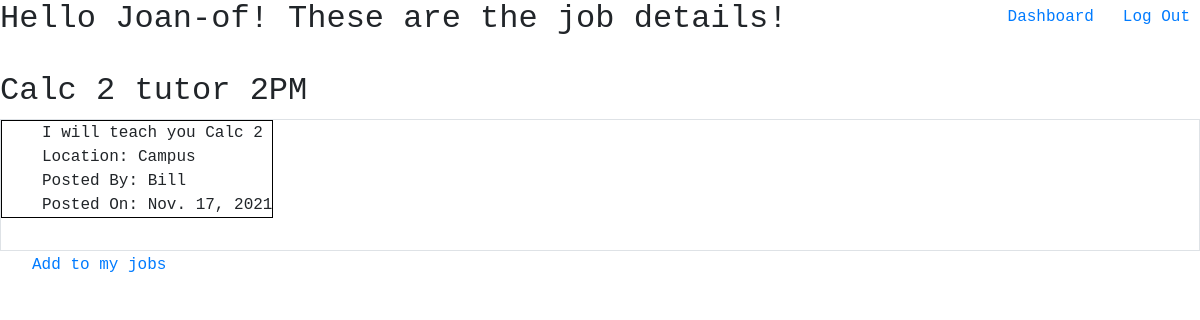
The page /jobs/2 (signed in) on the database its author committed.
### job_app/models.py (models this page shows)
class User(models.Model):
    first_name = models.CharField(max_length=45)
    last_name = models.CharField(max_length=45)
    email = models.EmailField(unique=True)
    password = models.CharField(max_length=255)
    objects = UserManager()

class Jobs(models.Model):
    title = models.CharField(max_length=255)
    description = models.CharField(max_length=255)
    location = models.CharField(max_length=255)
    creator = models.ForeignKey(User, related_name="created_by", on_delete=models.CASCADE)
    current_employee = models.ForeignKey(User, related_name="selected_jobs", on_delete=models.CASCADE, null=True)
    created_at = models.DateField(auto_now_add=True)
    objects = JobsManager()

### job_app/views.py (the view)
# urls.py: path('jobs/<int:job_id>', views.job_page),
def job_page(request, job_id):
    context = {
        'job': Jobs.objects.get(id=job_id),
        'current_user': User.objects.get(id=request.session['user_id'])
    }
    return render(request, "jobs.html", context)

### job_app/templates/jobs.html (shortened to what this page needs)
<!DOCTYPE html>
<html lang="en">
  <head>
    <link
      href="https://stackpath.bootstrapcdn.com/bootstrap/4.5.0/css/bootstrap.min.css"
      rel="stylesheet"
    />
    {% load static %}
    <link rel="stylesheet" href="{% static 'css/style.css' %}" />
  </head>
  <body>
    <h2>Hello {{ current_user.first_name }}! These are the job details!</h2>
    <section>
      <div class="top-right">
        <a href="/dashboard">Dashboard &nbsp;</a>
        <a href="/logout">Log Out</a>
      </div>
    </section>
    <section>
      <h2>{{job.title}}</h2>
      <div class="border">
        <div class="form-group">
          <ul style="list-style-type: none">
            <li>{{job.description}}</li>
            <li>Location: {{job.location}}</li>
            <li>Posted By: {{job.creator.first_name}}</li>
            <li>Posted On: {{job.created_at}}</li>
          </ul>
        </div>
    </div>
    </section>
    <a href="/jobs/add/{{job.id}}" >Add to my jobs</a>
  </body>
</html>

### job_app/static/style.css (style rules this page uses)
* { font-family: 'Hermit', monospace; }
.top-right { position:fixed; right:10px; top:5px; }
section { width: 50%; margin: 0 2em; display: inline; }
.form-group { display: flex; width: auto; }
ul { border: 1px solid black; }
.border { border: 1px solid black; display: flex; width: auto; }

### rows shown on the page
User: first_name "Joan-of"
Jobs: title "Calc 2 tutor 2PM", description "I will teach you Calc 2", location "Campus", creator.first_name "Bill", created_at "Nov. 17, 2021"
